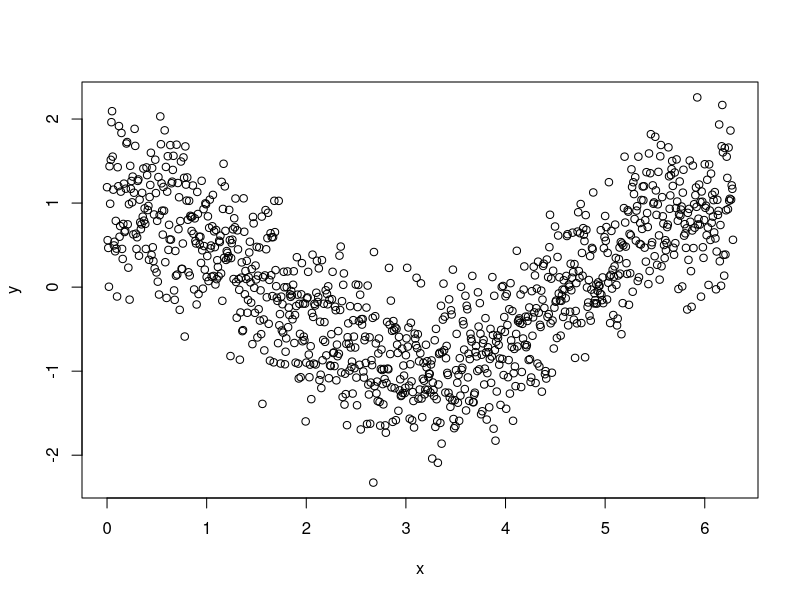
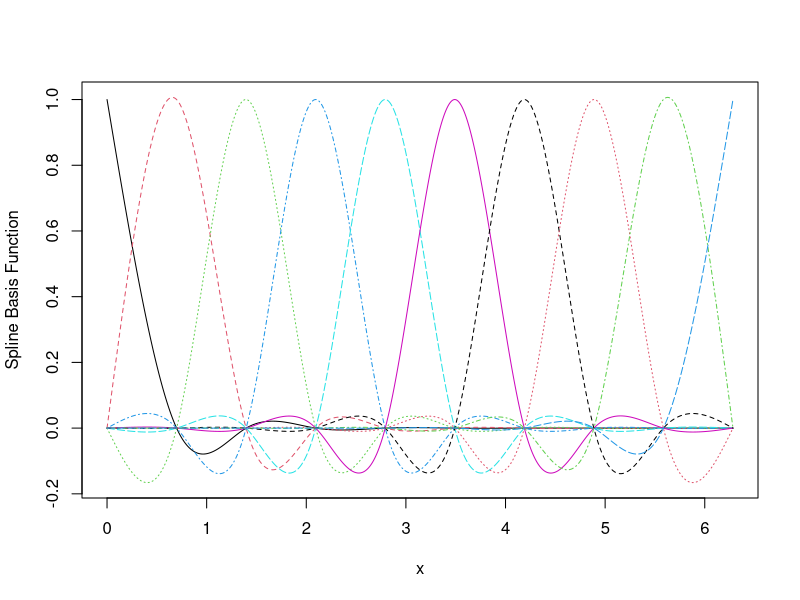
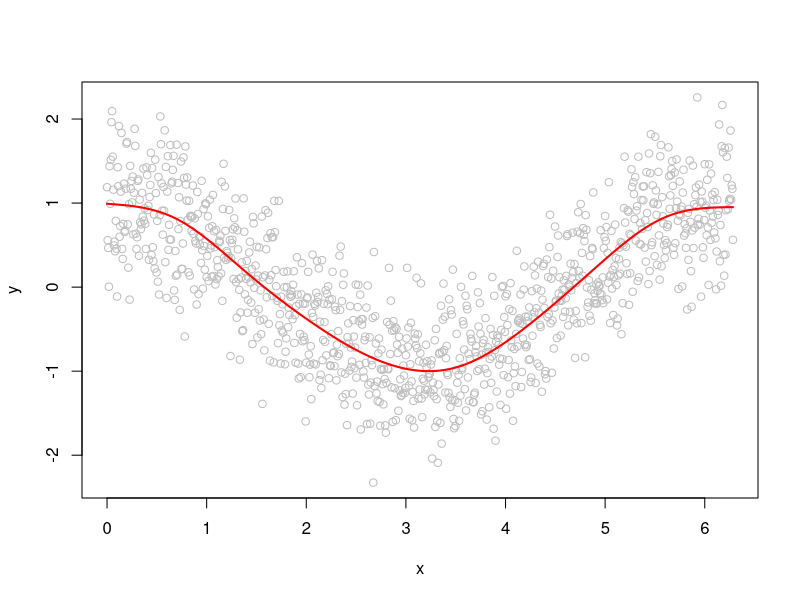
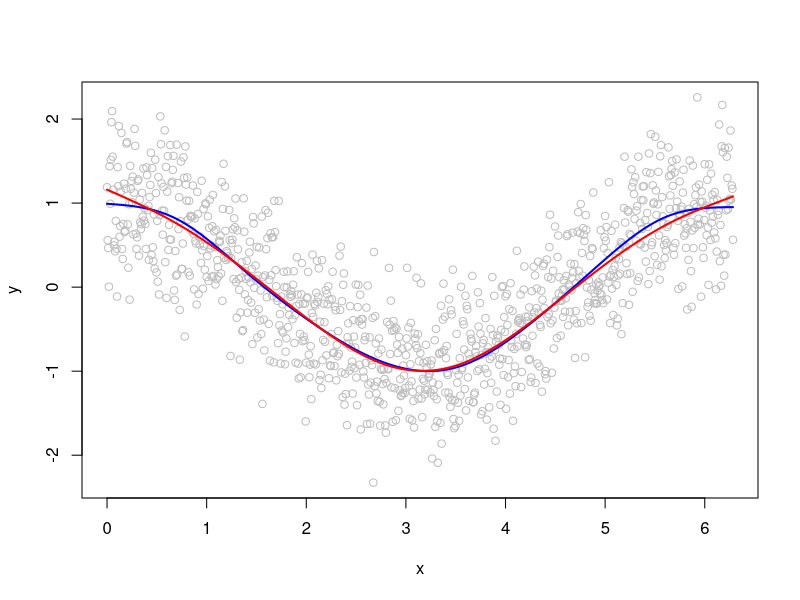

Source code (R) for these figures, in order:
## ---- chunk 1
n <- 1e3
x <- seq(0, 2*pi, length.out =n)
y <- cos(x) +rnorm(n,0,0.5)
data <- data.frame (x=x, y=y)
plot(x,y)
## ---- chunk 2
library(mgcv)

#1. Build spline model with smoothCon
spline_model <- smoothCon(s(x,k=10,bs="cr"), data=data, knots=NULL)[[1]]
X <- spline_model$X
S <- spline_model$S[[1]] # penalty matrix S

#2. Define loss function with psi, lambda, sigma
pen_ssqr <- function(beta, X, y, S, 
                     lambda,tau, psi =0.1, sigma =1){
  mu <- X %*% beta
  res <- (y-mu)
  pen <- as.numeric(t(beta) %*% S %*% beta) #produces a 1x1 matrix
  
  #loss <- sum((y - mu)^2) + lambda * pen # this is for least square
  
  #smoothed pinball loss For Quantile Regression
  pinball_loss <- - sum((tau -plogis(res/psi))* res) 
  penalty <- lambda * pen
  return(pinball_loss+penalty)
}


## ---- chunk 3
fit <- lm(y ~ X-1, data = data)
matplot(X, x=x, type ='l', ylab = "Spline Basis Function")
coef(fit)
plot (x,y, col="grey")
lines(x, X %*% coef(fit), type = 'l', col = "red", lwd = 2)
## ---- chunk 4
#3. Optimise
#assume sigma =1
#       psi is small number
#develop code to estimate beta

#FIXED PARAMETERS
tau <- 0.5 #quantile level
lambda <- 100
psi <- 0.1
sigma <- 1 #fixed

fit_pen <- optim(par = fit$coef, 
                 fn = pen_ssqr, 
                 y = y, X = X, 
                 tau = tau, S = S, 
                lambda = lambda, method = "BFGS",
                )


#visualisation
plot(x, y, col = "grey")
lines(x,X %*% coef(fit), type = 'l', col = "blue", lwd = 2)
lines(x, X %*% fit_pen$par, type = 'l', col = "red", lwd = 2)

